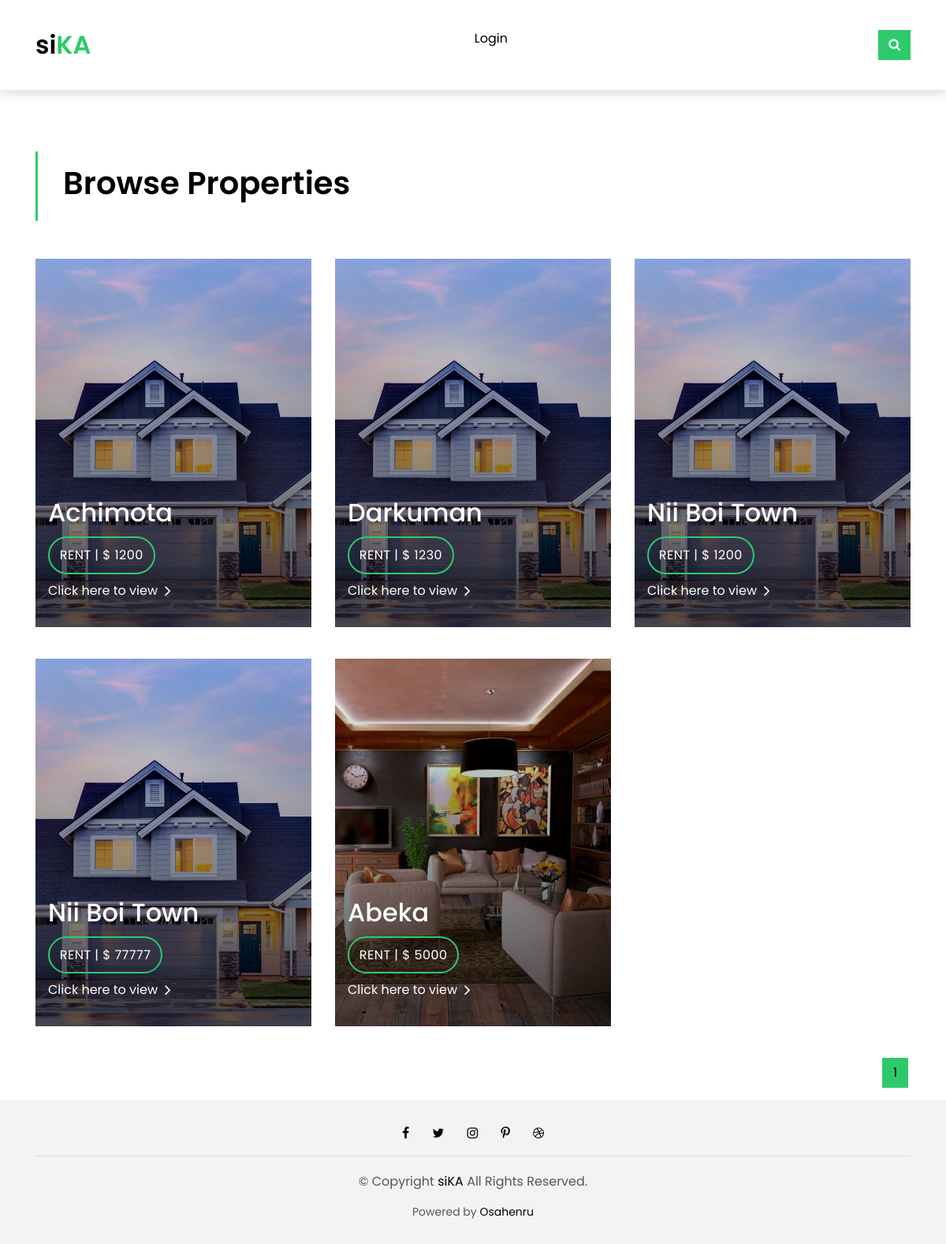
Before: / with the older database file.
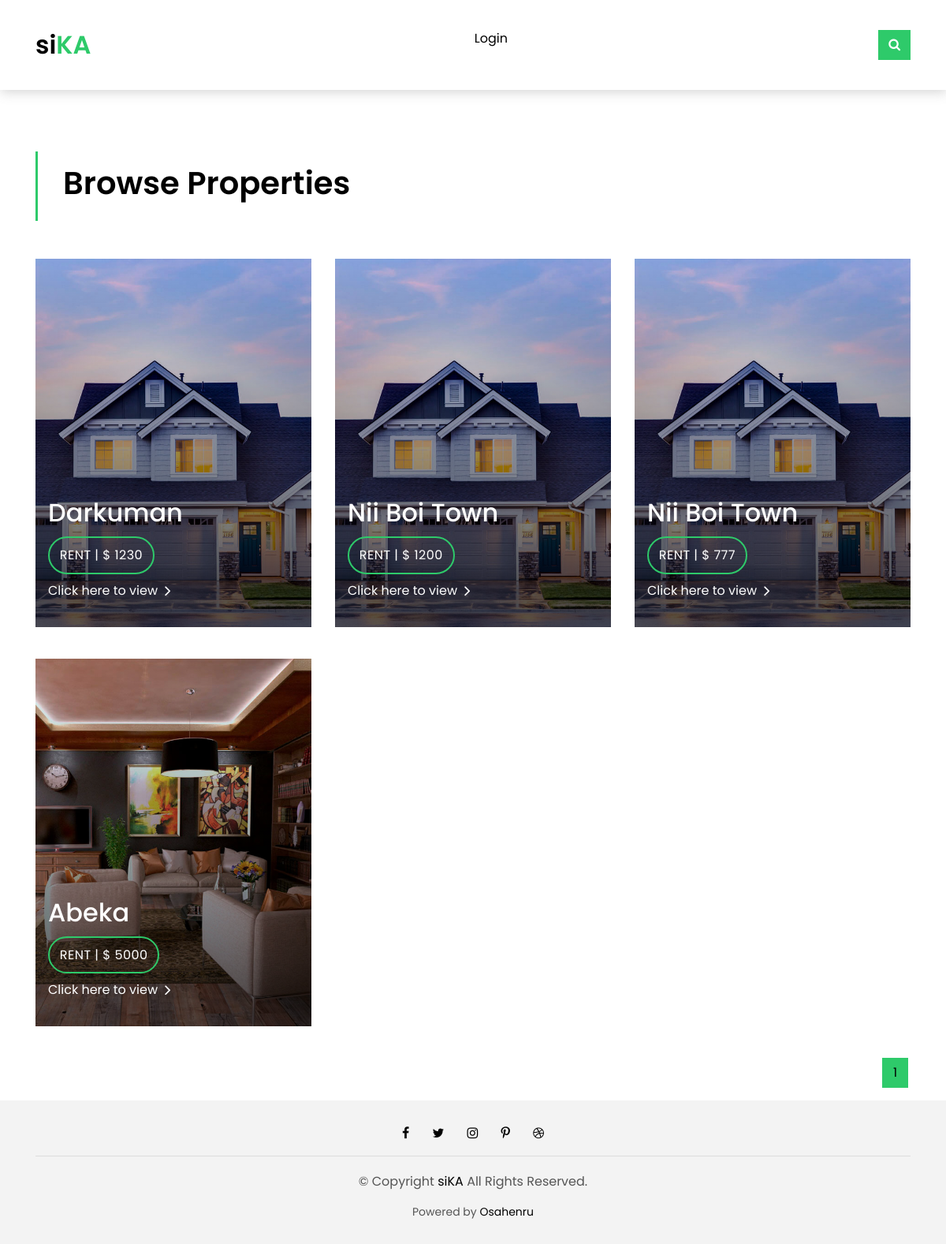
After: the same page with the newer database file.
### app/models.py (models this page shows, shortened)
class House(models.Model):
    agent = models.ForeignKey(User, on_delete=models.CASCADE)
    area = models.ForeignKey(Area, on_delete=models.SET_NULL, null=True, blank=True)
    house_type = models.ForeignKey(HouseType, on_delete=models.SET_NULL, null=True, blank=True)
    price = models.IntegerField(blank=True, null=True)
    image = models.ImageField(null=True, default='property-2.jpg')
    description = models.TextField(null=True, blank=True)
    nos_of_bedrooms = models.IntegerField(blank=True, null=True)
    nos_of_bathrooms = models.IntegerField(blank=True, null=True)
    rented = models.BooleanField(default=False)
    created_at = models.DateTimeField(auto_now_add=True)
    class Meta:
        ordering = ['-created_at']

class Area(models.Model):
    name = models.CharField(max_length=200)
    def __str__(self):
        return self.name

### app/views.py (the view)
# urls.py: path('', views.house_list, name='houses'),
def house_list(request):
    houses = House.objects.all()
    my_filter = HouseFilter(request.GET, queryset=houses)
    houses = my_filter.qs
    page = Paginator(houses, 6)
    page_list = request.GET.get('page')
    page = page.get_page(page_list)
    context = {'houses': houses,
               'page': page,
               'my_filter': my_filter}
    return render(request, 'index.html', context)

### app/models.py (called while the page is built)
    def __str__(self):
        return self.name

### templates/index.html (shortened to what this page needs)
{% extends 'main.html' %}
{% block content %}
  <section class="intro-single">
    <div class="container">
      <div class="row">
        <div class="col-md-12 col-lg-8">
          <div class="title-single-box">
            <h1 class="title-single">Browse Properties</h1>
          </div>
        </div>
      </div>
    </div>
  </section>
  <section class="property-grid grid">
    <div class="container">
      <div class="row">
        {% for house in page.object_list %}
        <div class="col-md-4">
          <div class="card-box-a card-shadow">
            <div class="img-box-a">
              <img src="{{house.image.url}}" alt="" class="img-a img-fluid">
            </div>
            <div class="card-overlay">
              <div class="card-overlay-a-content">
                <div class="card-header-a">
                  <h2 class="card-title-a">
                    <a href="{% url 'house' house.id %}">{{house.area}}</a>
                  </h2>
                </div>
                <div class="card-body-a">
                  <div class="price-box d-flex">
                    <span class="price-a">rent | $ {{house.price}}</span>
                  </div>
                  <a href="{% url 'house' house.id %}" class="link-a">Click here to view
                    <span class="ion-ios-arrow-forward"></span>
                  </a>
                </div>
              </div>
            </div>
          </div>
        </div>
        {% endfor %}
      </div>
      <div class="row">
        <div class="col-sm-12">
          <nav class="pagination-a">
            <ul class="pagination justify-content-end">
              {% for num_page in page.paginator.page_range %}
              {% if page.number == num_page %}
              <li class="page-item active">
                <a class="page-link" href="{% url 'houses' %}?page={{num_page}}">{{num_page}}</a>
              </li>
              {% else %}
              <li class="page-item">
                <a class="page-link" href="{% url 'houses' %}?page={{num_page}}">{{num_page}}</a>
              </li>
              {% endif %}
              {% endfor %}
            </ul>
          </nav>
        </div>
      </div>
    </div>
  </section>
{% endblock %}

### templates/main.html (shortened to what this page needs)
<!DOCTYPE html>
<html lang="en">
{% load static %}
<html lang="en">
<head>
  <link href="{% static 'lib/bootstrap/css/bootstrap.min.css' %}" rel="stylesheet">
  <link href="{% static 'lib/font-awesome/css/font-awesome.min.css' %}" rel="stylesheet">
  <link href="{% static 'lib/animate/animate.min.css' %}" rel="stylesheet">
  <link href="{% static 'lib/ionicons/css/ionicons.min.css' %}" rel="stylesheet">
  <link href="{% static 'lib/owlcarousel/assets/owl.carousel.min.css' %}" rel="stylesheet">
  <link href="{% static 'css/style.css' %}" rel="stylesheet">
</head>
<body>
  {% include 'header.html' %}
  {% block content %}
  {% endblock %}
{% include 'footer.html' %}
</body>
</html>

### templates/header.html (shortened to what this page needs)
  <nav class="navbar navbar-default navbar-trans navbar-expand-lg fixed-top">
    <div class="container">
      <a class="navbar-brand text-brand" href="/">si<span class="color-b">KA</span></a>
      {% if request.user.is_authenticated %}
      <span>
        <p>{{request.user.name|title}}<br><a href="{% url 'logout' %}">Logout</a></p>
      </span>
      {% else %}
      <span>
        <p><a href="{% url 'login' %}">Login</a></p>
      </span>
      {% endif %}
      <button type="button" class="btn btn-b-n navbar-toggle-box-collapse d-none d-md-block" data-toggle="collapse"
        data-target="#navbarTogglerDemo01" aria-expanded="false">
        <span class="fa fa-search" aria-hidden="true"></span>
      </button>
    </div>
  </nav>

### templates/footer.html
<footer>
    <div class="container">
      <div class="row">
        <div class="col-md-12">
          <div class="socials-a">
            <ul class="list-inline">
              <li class="list-inline-item">
                <a href="#">
                  <i class="fa fa-facebook" aria-hidden="true"></i>
                </a>
              </li>
              <li class="list-inline-item">
                <a href="#">
                  <i class="fa fa-twitter" aria-hidden="true"></i>
                </a>
              </li>
              <li class="list-inline-item">
                <a href="#">
                  <i class="fa fa-instagram" aria-hidden="true"></i>
                </a>
              </li>
              <li class="list-inline-item">
                <a href="#">
                  <i class="fa fa-pinterest-p" aria-hidden="true"></i>
                </a>
              </li>
              <li class="list-inline-item">
                <a href="#">
                  <i class="fa fa-dribbble" aria-hidden="true"></i>
                </a>
              </li>
            </ul>
          </div>
          <div class="copyright-footer">
            <p class="copyright color-text-a">
              &copy; Copyright
              <span class="color-a">siKA</span> All Rights Reserved.
            </p>
          </div>
          <div class="credits">
            Powered by <a href="#">Osahenru</a>
          </div>
        </div>
      </div>
    </div>
  </footer>

### static/css/style.css (style rules this page uses)
body { font-family: 'Poppins', sans-serif; color: #555555; }
h1, h2, h3, h4, h5, h6 { color: #000000; }
a { color: #000000; transition: all .5s ease; }
.link-a { color: #ffffff; text-decoration: none; }
.link-a span { font-size: 18px; vertical-align: middle; margin-left: 5px; }
.text-brand { color: #000000; font-size: 2rem; font-weight: 600; }
.color-a { color: #000000; }
.color-b { color: #2eca6a; }
.color-text-a { color: #555555; }
.pagination-a .pagination .page-link { margin: 0 .2rem; border-color: transparent; padding: .5rem .8rem; color: #000000; }
.pagination-a .pagination .page-item.active .page-link { background-color: #2eca6a; }
.socials-a .list-inline-item:not(:last-child) { margin-right: 25px; }
.navbar-default { transition: all .5s ease-in-out; background-color: #ffffff; padding-top: 28px; padding-bottom: 28px; -webkit-backface-visibility: hidden; backface-visibility: hidden; box-shadow: 1px 2px 15px rgba(100, 100, 100, 0.3); }
.navbar-default.navbar-trans, .navbar-default.navbar-reduce { -webkit-backface-visibility: hidden; backface-visibility: hidden; }
.intro-single { padding: 12rem 0 3rem; }
.intro-single .title-single-box { padding: 1rem 0 1rem 2rem; }
.intro-single .title-single-box { border-left: 3px solid #2eca6a; }
.intro-single .title-single-box .title-single { font-weight: 600; font-size: 2.2rem; }
.card-box-a, .card-box-b, .card-box-d { position: relative; overflow: hidden; -webkit-backface-visibility: hidden; backface-visibility: hidden; }
.card-box-a .img-a, .card-box-a .img-b, .card-box-b .img-a, .card-box-b .img-b { transition: .8s all ease-in-out; }
.card-overlay { position: absolute; width: 100%; height: 100%; top: 0; left: 0; }
.card-shadow { -webkit-backface-visibility: hidden; backface-visibility: hidden; }
.card-shadow:before { content: ' '; position: absolute; top: 0; left: 0; width: 100%; height: 100%; z-index: 1; background: linear-gradient(to bottom, rgba(0, 0, 0, 0) 0%, rgba(0, 0, 0, 0.2) 27%, rgba(0, 0, 0, 0.65) 90%); }
.card-overlay-a-content { transition: all .5s ease-in; position: absolute; width: 100%; bottom: 0px; z-index: 2; }
.card-header-a { padding: 0 1rem; }
.card-header-a .card-title-a { color: #ffffff; margin-bottom: 0; padding-bottom: .7rem; }
.card-header-a .card-title-a a { color: #ffffff; text-decoration: none; }
.card-body-a { z-index: 2; transition: all .5s ease-in; padding: 0rem 1rem 2rem 1rem; }
.card-body-a .price-box { padding-bottom: .5rem; }
.price-a { color: #ffffff; padding: .6rem .8rem; border: 2px solid #2eca6a; border-radius: 50px; text-transform: uppercase; letter-spacing: 0.030em; }
footer { background: #f3f3f3; text-align: center; padding: 30px 0; }
footer .copyright-footer { border-top: 1px solid #ddd; padding-top: 20px; }
footer .credits { font-size: 14px; }
.btn { transition: .5s ease; }
.btn.btn-b-n { background-color: #2eca6a; color: #ffffff; border-radius: 0; }
@media (min-width: 768px) { .link-a { font-size: .9rem; } }
@media (min-width: 768px) { .link-a span { font-size: 1.5rem; } }
@media (min-width: 768px) { .intro-single .title-single-box .title-single { font-size: 2.1rem; } }
@media (min-width: 768px) { .grid .card-box-a, .grid .card-box-b, .grid .card-box-c, .grid .card-box-d { margin-bottom: 2.5rem; } }
@media (min-width: 768px) { .card-box-a .price-a, .card-box-b .price-a { font-size: .9rem; } }
@media (min-width: 768px) { .card-overlay-a-content { bottom: -20px; } }
@media (min-width: 768px) { .card-header-a .card-title-a { font-size: 1.3rem; } }
@media (min-width: 992px) { .link-a { font-size: 1rem; } }
@media (min-width: 992px) { .link-a span { font-size: 18px; } }
@media (min-width: 992px) { .intro-single .title-single-box .title-single { font-size: 2.5rem; } }
@media (min-width: 992px) { .card-box-a .price-a, .card-box-b .price-a { font-size: 1rem; } }
@media (min-width: 992px) { .card-overlay-a-content { bottom: 0px; } }
@media (min-width: 992px) { .card-header-a .card-title-a { font-size: 2rem; } }

Changed rows visible on the page:
removed House: image (picture), area "Achimota", price "1200"
changed House (number 3 of 4 on the later page): price "77777" → "777"
